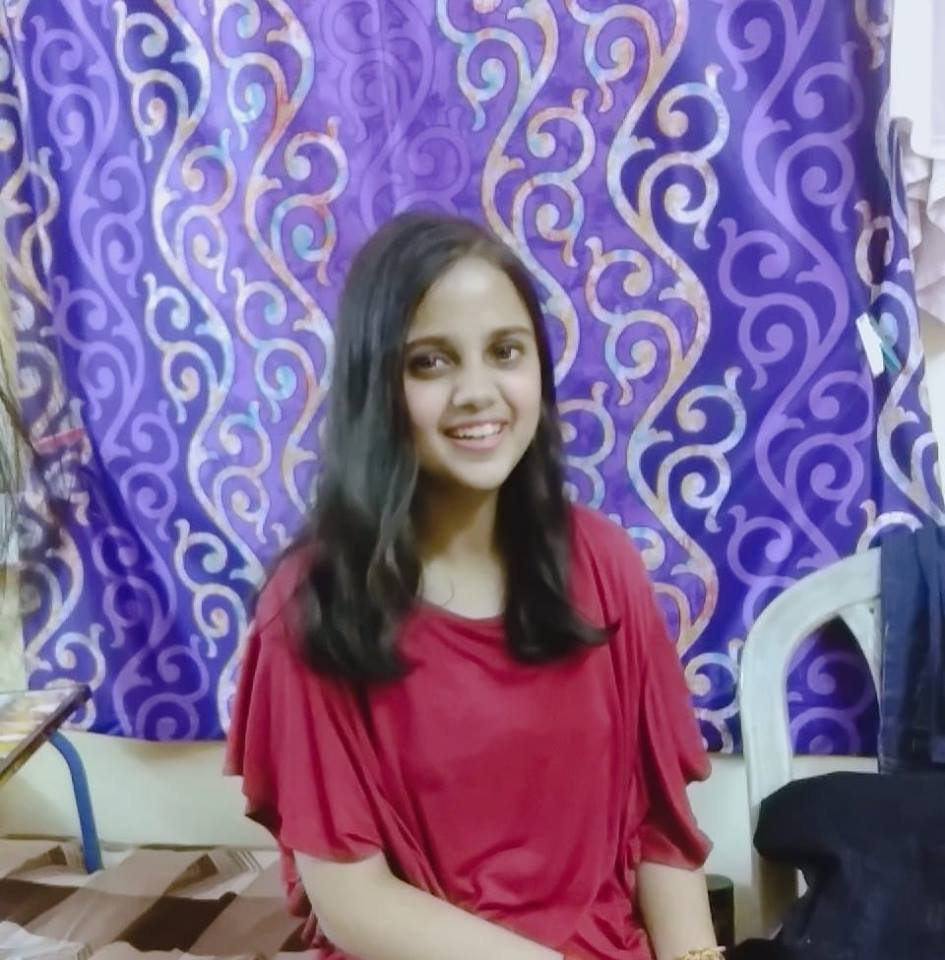
//> input picture Codes(IP Workshop)/sample.jpg, 945 x 960 px, given in place of the camera
$ ./PS1   (built with g++ and OpenCV 4)
//> lines starting //> are read from the running program, lines starting //| are printed output that depends on the picture; after the words box and inside, x2 and y2 are one past the last pixel; in counts of white or black regions, pixels touching at a corner belong together
#include<opencv2/highgui/highgui.hpp>
#include<opencv2/imgproc/imgproc.hpp>
#include<opencv2/core/core.hpp>
#include<iostream>
#include<stdio.h>
using namespace cv;
using namespace std;
int main()
{
    VideoCapture vid(0);
    Mat img;
    Mat frame;
    Mat img2;
    while(1)
    {
	int a,y,z;
        vid>>frame;
//> frame is the input picture: 960 rows x 945 cols, CV_8UC3; mean B, G, R 148.7, 104.5, 126.9
        vid>>img;
        for(int i=0;i<frame.rows;i++)
        {
            for(int j=0;j<frame.cols;j++)
            {
                if(frame.at<Vec3b>(i,j)[0]<18 || frame.at<Vec3b>(i,j)[0]>148)
                    img.at<Vec3b>(i,j)={0,0,0};
                if(frame.at<Vec3b>(i,j)[1]<14 || frame.at<Vec3b>(i,j)[1]>130)
                    img.at<Vec3b>(i,j)={0,0,0};
                if(frame.at<Vec3b>(i,j)[2]<159|| frame.at<Vec3b>(i,j)[2]>255)
                    img.at<Vec3b>(i,j)={0,0,0};
            }
        }
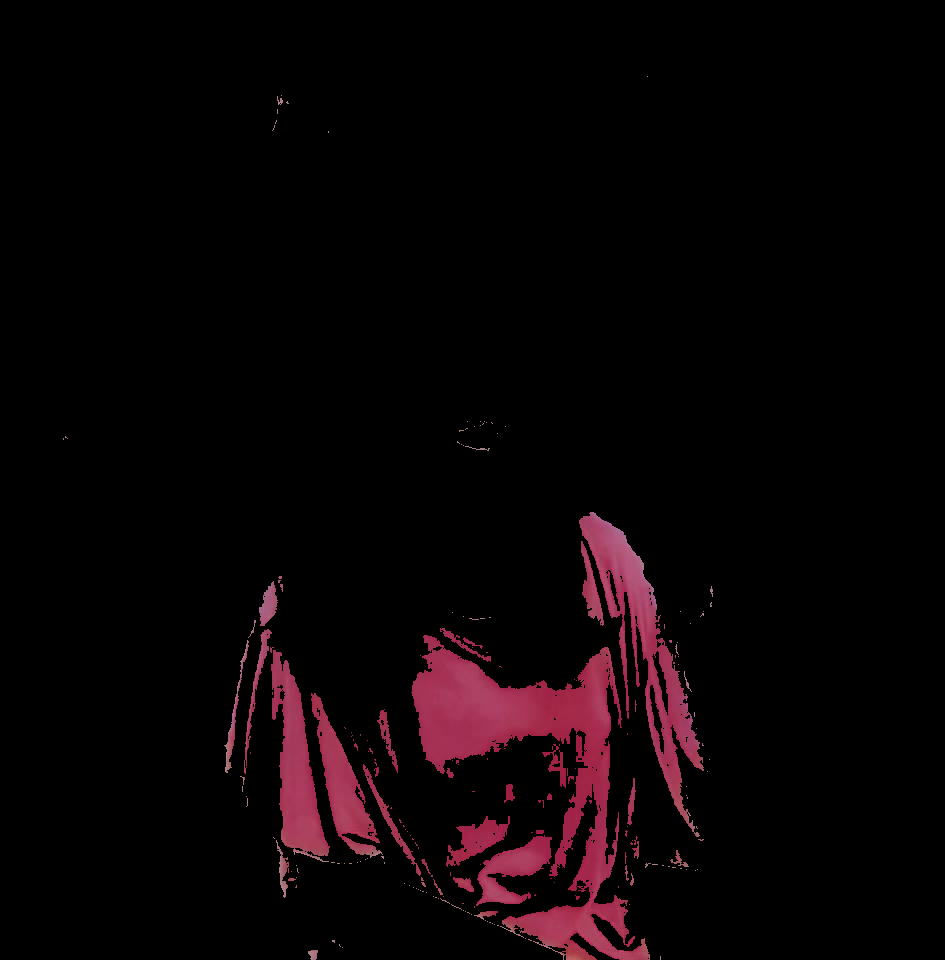
//> img: 960 rows x 945 cols, CV_8UC3; mean B, G, R 5.2, 3.3, 9.8
        erode(img,img,Mat());
	dilate(img,img,Mat());
        blur(img,img,Size(3,3));
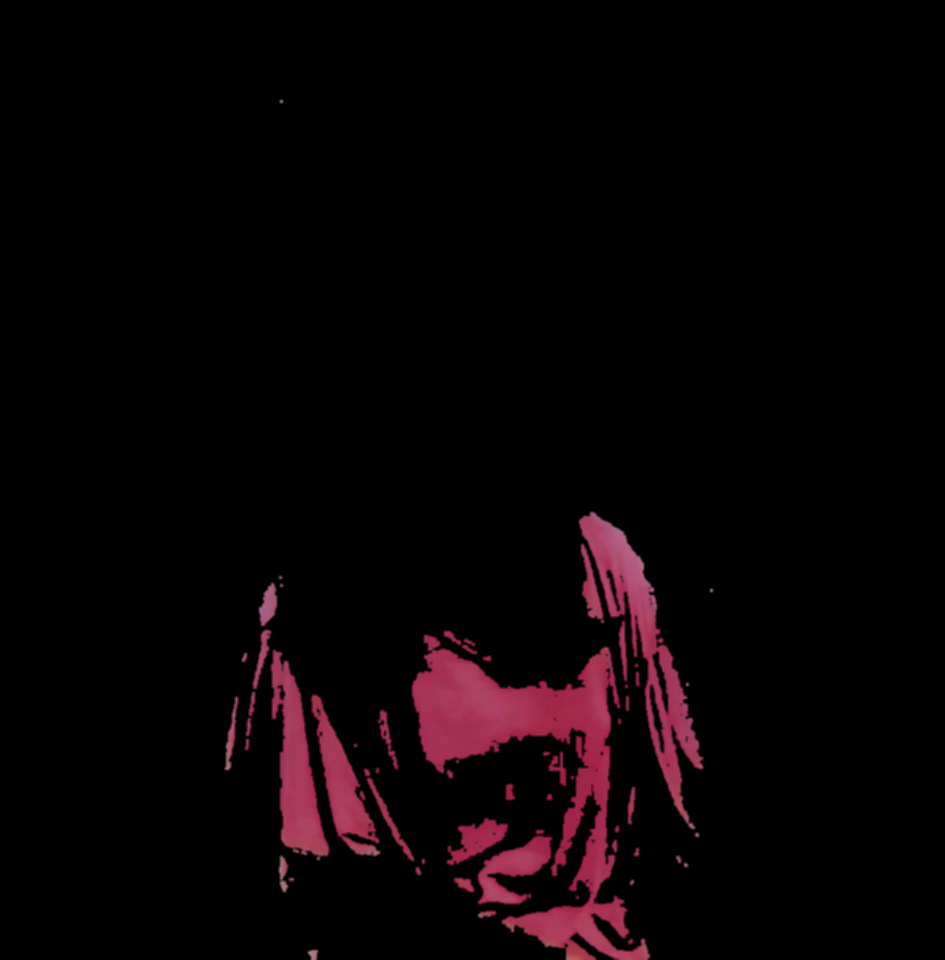
//> img: 960 rows x 945 cols, CV_8UC3; mean B, G, R 4.9, 3.1, 9.3
        vector<vector<Point>>contours;
        vector<Vec4i>hierarchy;
        Canny(img,img2,80,3*80,3);
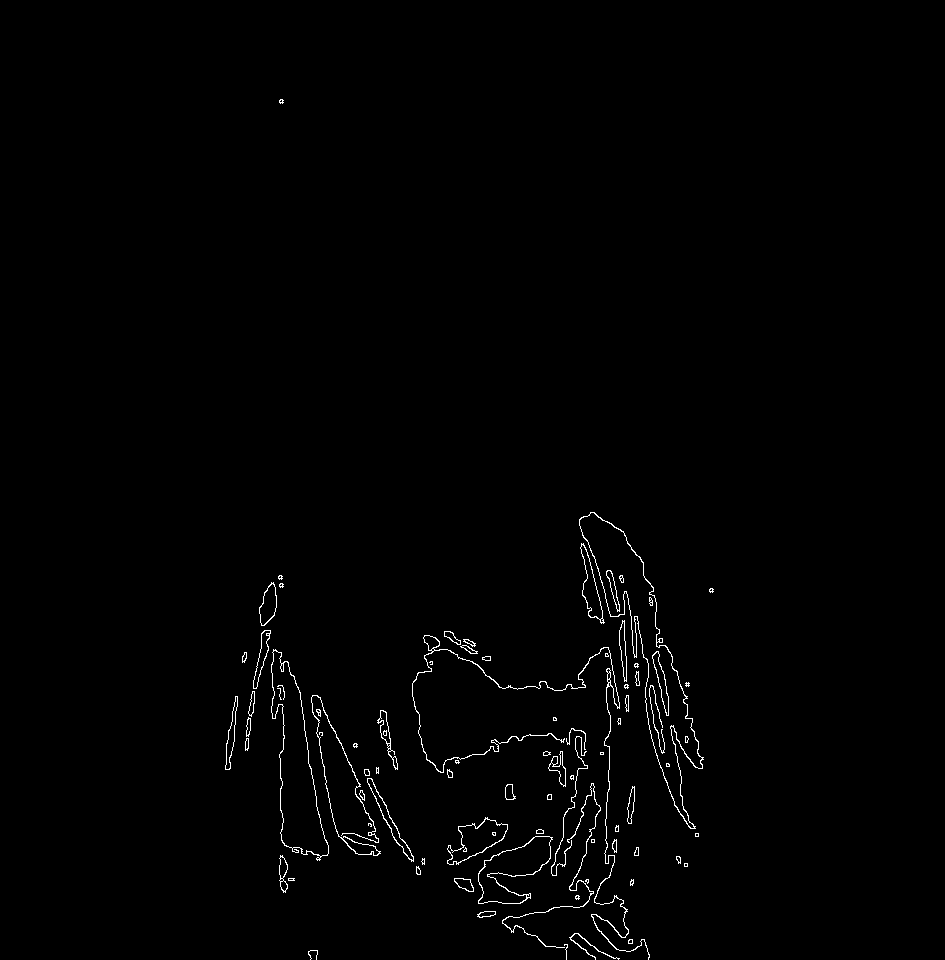
//> img2: 960 rows x 945 cols, CV_8UC1; 0.92% white in thin lines or dots, all inside (x1, y1, x2, y2) = (225, 99, 714, 960)
        findContours(img2,contours,hierarchy,CV_RETR_TREE,CV_CHAIN_APPROX_SIMPLE,Point(0,0));
//> contours = 183 contours, 98 with area under 20; largest, box (x1, y1, x2, y2) and area: (579, 512, 704, 829) 9722, (579, 512, 703, 829) 9542, (271, 649, 329, 861) 5728, (271, 650, 329, 857) 5650, (478, 836, 553, 904) 2520
        Mat contour=Mat::zeros(img2.size(),CV_8UC3);
        for( int i = 0; i< contours.size(); i++ )
        {
            	Scalar color( 255, 255, 255 );
            	drawContours(contour, contours, i, color, 2, 8, hierarchy, 0, Point() );
        }
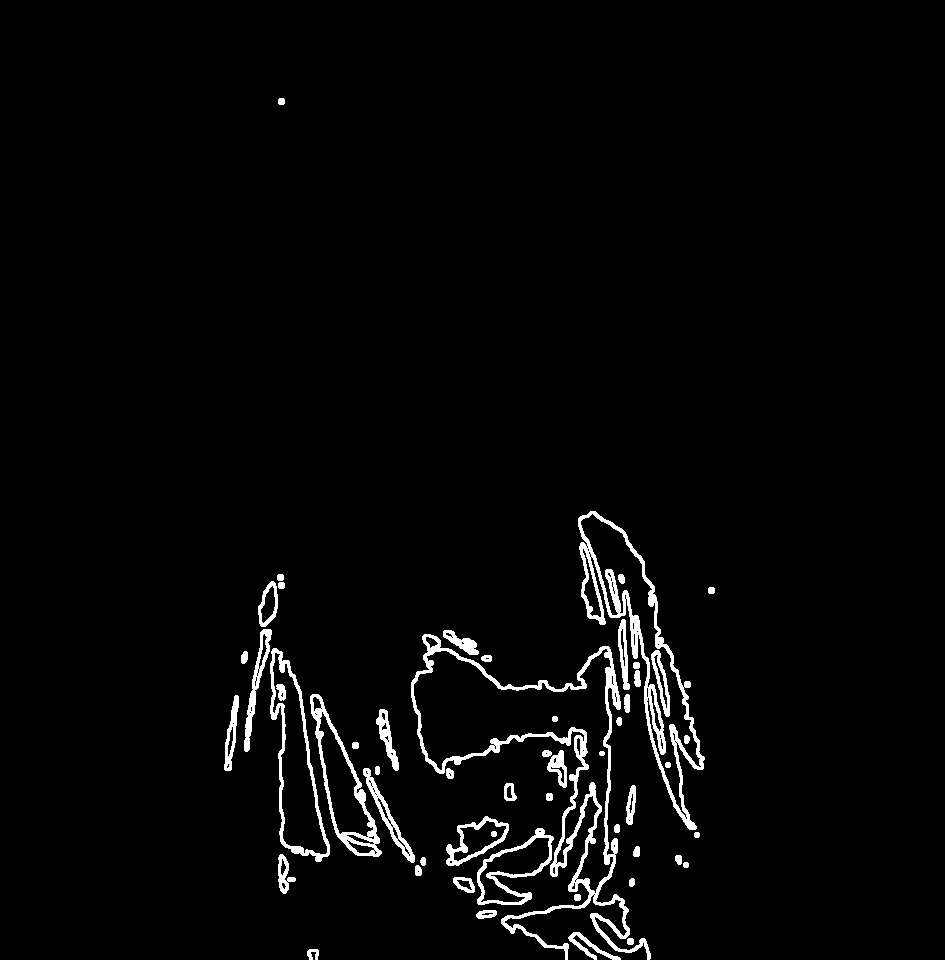
//> contour: 960 rows x 945 cols, CV_8UC3; 2.8% white; 54 white regions, largest, box (x1, y1, x2, y2) and area: (411, 634, 651, 960) 7129, (578, 511, 705, 830) 5007, (270, 648, 330, 862) 1850
        imshow("window",contour);
        int area=0;
        for (int i = 0;  i < contours.size();  i++)
	{
            	if(area < contourArea(contours[i]))
            	{
                area=contourArea(contours[i]);
	   	}
        }
//> this loop made 183 passes
//> area on passes 5, 6, 14, 26, 36, 128, 163: 46, 76, 161, 194, 2520, 5728, 9722
//> after the loop, area = 9722
        cout<<"Area ="<<area<<endl;
//| Area =9722
	if(area>30000 && area<50000)
  	a=0;
	else if(area>80000)
	a=-127;
	else if(area<8000 && area>1000)
	a=127;
	else if(area<1000)
	a=0;
	else
	a=127-127*area/40000;
//> a = 97
	cout<<"X="<<a<<endl;
//| X=97
        Mat grey,binary;
        cvtColor( contour, grey, COLOR_BGR2GRAY );
        threshold( grey, binary, 50,255,THRESH_BINARY );
        Moments m = moments(binary,true);
//> m = moments, m00 25672, centre m10/m00, m01/m00 = (500.1, 755.1)
        int cx=m.m10/m.m00;
//> cx = 500
        int cy=m.m01/m.m00;
//> cy = 755
        z=frame.cols/2-cx;
//> z = -28
        if(z>-30 && z<30)
            y=0;
        else if(z>100)
            y=127;
        else if(z<-100)
            y=-127;
        else
            y=z*127/90;
        cout<<"Angular speed="<<y<<endl;
        waitKey(150);
    }
    return 0;
}
